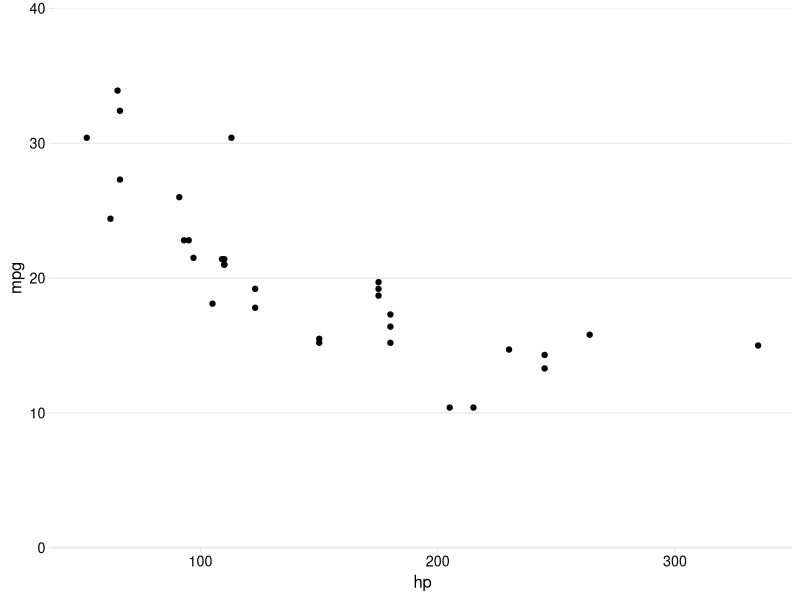
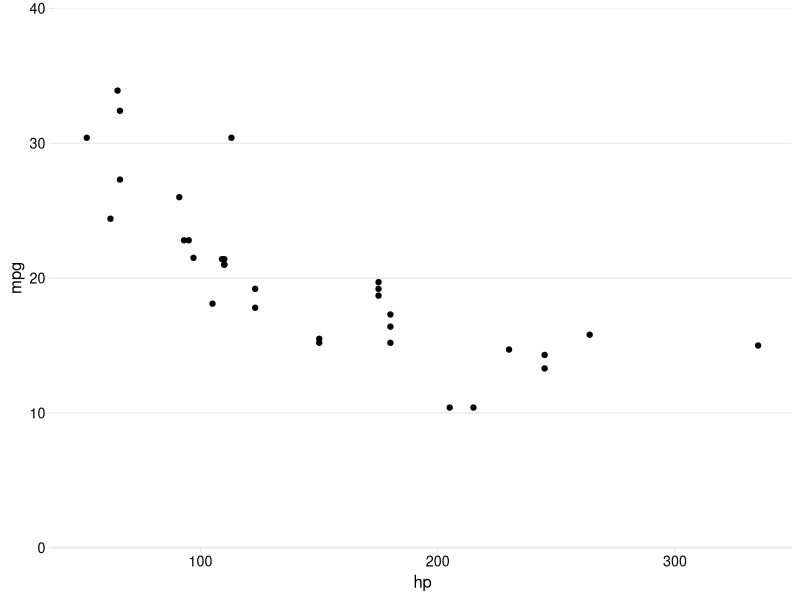

These figures' R source, in order:
## ---- chunk 1
#| echo: false
#| fig-width: 6.5
#| fig-heigh: 3.9

library(ggplot2)
library(cowplot)

theme_set(
  theme_minimal_hgrid(font_size = 12, line_size = 0.25)
)

ggplot(
  aes(x = hp, y = mpg),
  data = mtcars
) +
  geom_point() +
  scale_y_continuous(limits = c(0, 40), expand = expansion(c(0, 0)))

## ---- chunk 2
#| echo: false

ggplot(
  aes(x = hp, y = mpg),
  data = mtcars
) +
  geom_point() +
  scale_y_continuous(limits = c(0, 40), expand = expansion(c(0, 0)))

